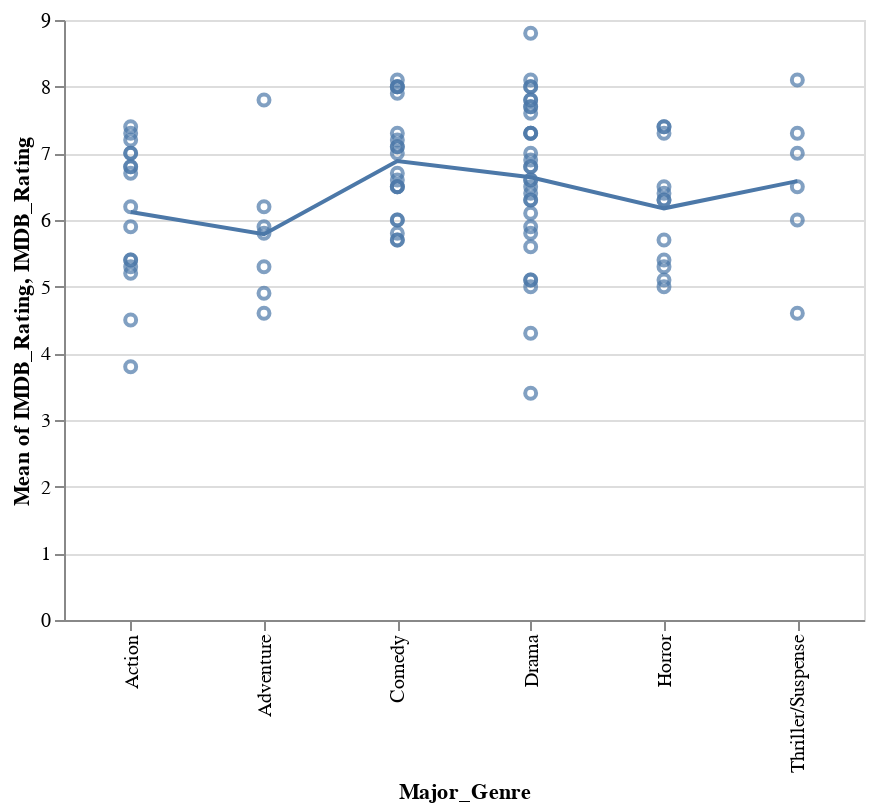

Source (notebook cell):
### Markdown cell above
Repeat Q1.4a, but with the filtered dataset:

### Code cell
alt.layer(
    alt.Chart(movies_filtered).mark_line().encode(
    x= 'Major_Genre',
    y=alt.Y('IMDB_Rating', aggregate = 'mean')),
    alt.Chart(movies_filtered).mark_point().encode(
    x= 'Major_Genre',
    y='IMDB_Rating')
)
